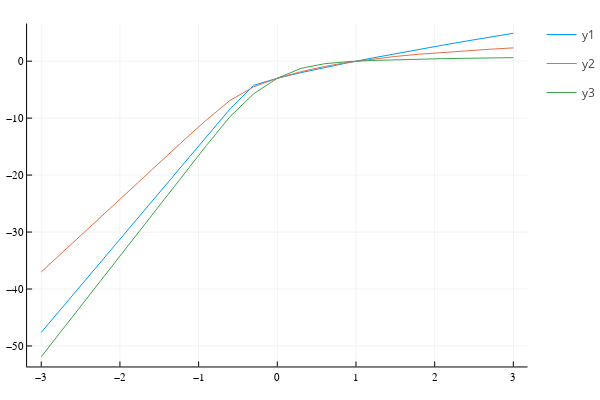

The notebook cell this image was saved under:
### Code cell
plot(q, τ1')
plot!(q, τ2')
plot!(q, τ3')

### Figure 1 — Plotly figure (JSON) as saved in the notebook; plotly's stock layout.template omitted (floating-point values rounded to 4 significant figures)
{"data": [{"colorbar": {"title": ""}, "legendgroup": "y1", "line": {"color": "rgba(0, 154, 250, 1.000)", "dash": "solid", "shape": "linear", "width": 1}, "mode": "lines", "name": "y1", "showlegend": true, "type": "scatter", "x": [-3, -2.7, -2.4, -2.1, -1.8, -1.5, -1.2, -0.9, -0.6, -0.3, 0, 0.3, 0.6, 0.9, 1.2, 1.5, 1.8, 2.1, 2.4, 2.7, 3], "xaxis": "x", "y": [-47.62, -42.71, -37.8, -32.9, -27.99, -23.09, -18.18, -13.27, -8.371, -4.237, -3, -2.018, -1.12, -0.2733, 0.5356, 1.315, 2.07, 2.804, 3.519, 4.218, 4.902], "yaxis": "y", "zmax": null, "zmin": null}, {"colorbar": {"title": ""}, "legendgroup": "y2", "line": {"color": "rgba(227, 111, 71, 1.000)", "dash": "solid", "shape": "linear", "width": 1}, "mode": "lines", "name": "y2", "showlegend": true, "type": "scatter", "x": [-3, -2.7, -2.4, -2.1, -1.8, -1.5, -1.2, -0.9, -0.6, -0.3, 0, 0.3, 0.6, 0.9, 1.2, 1.5, 1.8, 2.1, 2.4, 2.7, 3], "xaxis": "x", "y": [-37.01, -33.17, -29.32, -25.48, -21.65, -17.83, -14.04, -10.32, -6.887, -4.496, -3, -1.847, -0.9313, -0.2064, 0.3689, 0.8326, 1.216, 1.543, 1.832, 2.094, 2.336], "yaxis": "y", "zmax": null, "zmin": null}, {"colorbar": {"title": ""}, "legendgroup": "y3", "line": {"color": "rgba(62, 164, 78, 1.000)", "dash": "solid", "shape": "linear", "width": 1}, "mode": "lines", "name": "y3", "showlegend": true, "type": "scatter", "x": [-3, -2.7, -2.4, -2.1, -1.8, -1.5, -1.2, -0.9, -0.6, -0.3, 0, 0.3, 0.6, 0.9, 1.2, 1.5, 1.8, 2.1, 2.4, 2.7, 3], "xaxis": "x", "y": [-51.89, -46.57, -41.25, -35.94, -30.63, -25.32, -20.04, -14.79, -9.723, -5.726, -3, -1.27, -0.4499, -0.07936, 0.1242, 0.2589, 0.3594, 0.4399, 0.5076, 0.5666, 0.6192], "yaxis": "y", "zmax": null, "zmin": null}], "layout": {"annotations": [], "height": 400, "legend_position": {"bgcolor": "rgba(255, 255, 255, 1.000)", "bordercolor": "rgba(0, 0, 0, 1.000)", "borderwidth": 1, "font": {"color": "rgba(0, 0, 0, 1.000)", "family": "sans-serif", "size": 11}, "title": {"font": {"color": "rgba(0, 0, 0, 1.000)", "family": "sans-serif", "size": 15}, "text": ""}, "tracegroupgap": 0, "traceorder": "normal", "x": 1, "xanchor": "auto", "y": 1, "yanchor": "auto"}, "margin": {"b": 20, "l": 0, "r": 0, "t": 20}, "paper_bgcolor": "rgba(255, 255, 255, 1.000)", "plot_bgcolor": "rgba(255, 255, 255, 1.000)", "showlegend": true, "width": 600, "xaxis": {"anchor": "y", "domain": [0.05101, 0.9934], "gridcolor": "rgba(0, 0, 0, 0.100)", "gridwidth": 0.5, "linecolor": "rgba(0, 0, 0, 1.000)", "mirror": false, "range": [-3.18, 3.18], "showgrid": true, "showline": true, "showticklabels": true, "tickangle": 0, "tickcolor": "rgb(0, 0, 0)", "tickfont": {"color": "rgba(0, 0, 0, 1.000)", "family": "sans-serif", "size": 11}, "tickmode": "array", "ticks": "inside", "ticktext": ["−3", "−2", "−1", "0", "1", "2", "3"], "tickvals": [-3, -2, -1, 0, 1, 2, 3], "title": "", "titlefont": {"color": "rgba(0, 0, 0, 1.000)", "family": "sans-serif", "size": 15}, "type": "-", "visible": true, "zeroline": false, "zerolinecolor": "rgba(0, 0, 0, 1.000)"}, "yaxis": {"anchor": "x", "domain": [0.03762, 0.9902], "gridcolor": "rgba(0, 0, 0, 0.100)", "gridwidth": 0.5, "linecolor": "rgba(0, 0, 0, 1.000)", "mirror": false, "range": [-53.59, 6.606], "showgrid": true, "showline": true, "showticklabels": true, "tickangle": 0, "tickcolor": "rgb(0, 0, 0)", "tickfont": {"color": "rgba(0, 0, 0, 1.000)", "family": "sans-serif", "size": 11}, "tickmode": "array", "ticks": "inside", "ticktext": ["−50", "−40", "−30", "−20", "−10", "0"], "tickvals": [-50, -40, -30, -20, -10, 0], "title": "", "titlefont": {"color": "rgba(0, 0, 0, 1.000)", "family": "sans-serif", "size": 15}, "type": "-", "visible": true, "zeroline": false, "zerolinecolor": "rgba(0, 0, 0, 1.000)"}}}
